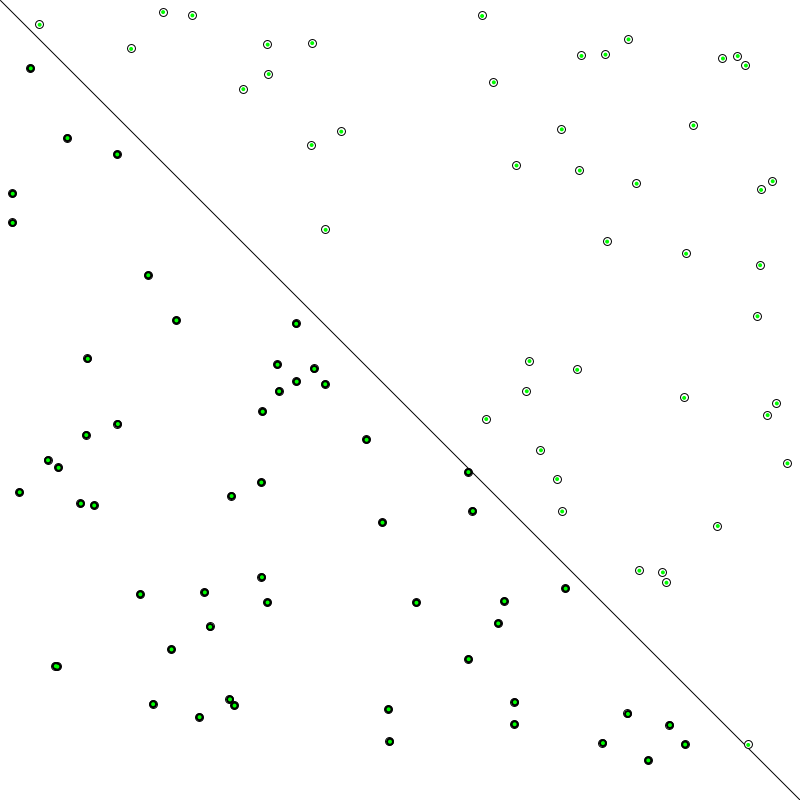
Frame 1 (no input)
Frame 60 (the mouse pressed at the canvas centre just before this capture): identical to frame 1, image omitted
Frame 120 (the mouse held since frame 60 and released just before this capture): identical to frame 1, image omitted

The Processing sketch that drew this single still picture (run headless with seeded random() and noise(); from frame 60 on, the mouse is pressed at the canvas centre):

// Processing sketch: MachineLearning_1
// ── MachineLearning_1.pde
Perceptron brain;

Point[] points = new Point[100];


void setup() {
  size(800, 800);
  brain = new Perceptron();
  
  for (int i = 0; i < points.length; i++) {
    points[i] = new Point();
  }
}

void draw() {
  background(255);
  stroke(0);
  line(0, 0, width, height);
  for (Point pt : points) {
    pt.show();
  }
  
  for (Point pt : points) {
    float[] inputs = {pt.x, pt.y};
    int target = pt.label;
    brain.train(inputs, target);
    
    int guess = brain.guess(inputs);
    if (guess == target) {
      fill(0, 255, 0);
    } else {
      fill(255, 100, 0);
    }
      noStroke();
      ellipse(pt.x, pt.y, 4, 4);
  }
}
// ── Perceptron.pde

//The activation function
int sign(float n) {
  if (n >= 0) {
    return 1;
  } else {
    return -1;
  }
}

class Perceptron {
  float[] weights = new float[2];

  //Constructor
  Perceptron() {
    //Initialize Weights Randomly
    for (int i = 0; i < weights.length; i++) {
      weights[i] = random(-1, 1);
    }
  }


  int guess(float[] inputs) {
    float sum = 0;
    for (int i = 0; i < weights.length; i++) {
      sum += inputs[i] * weights[i];
    }
    int output = sign(sum);
    return output;
  }
  
  void train(float[] inputs, int target) {
    int guess = guess(inputs);
    int error = target - guess;
    //Tune the weights
    for (int i = 0; i < weights.length; i++) {
      weights[i] += error * inputs[i];
    }
    
  }
  
}
// ── Training.pde


class Point {
  float x;
  float y;
  int label;
  
  Point() {
    x = random(width);
    y = random(height);
    
    if (x > y) {
      label = 1;
    } else {
      label = -1;
    }
  }
  
  void show() {
   stroke(0);
   if (label == 1) {
     fill(255);
   } else {
     fill(0);
   }
   ellipse(x, y, 8, 8);
   
  }
  
}
